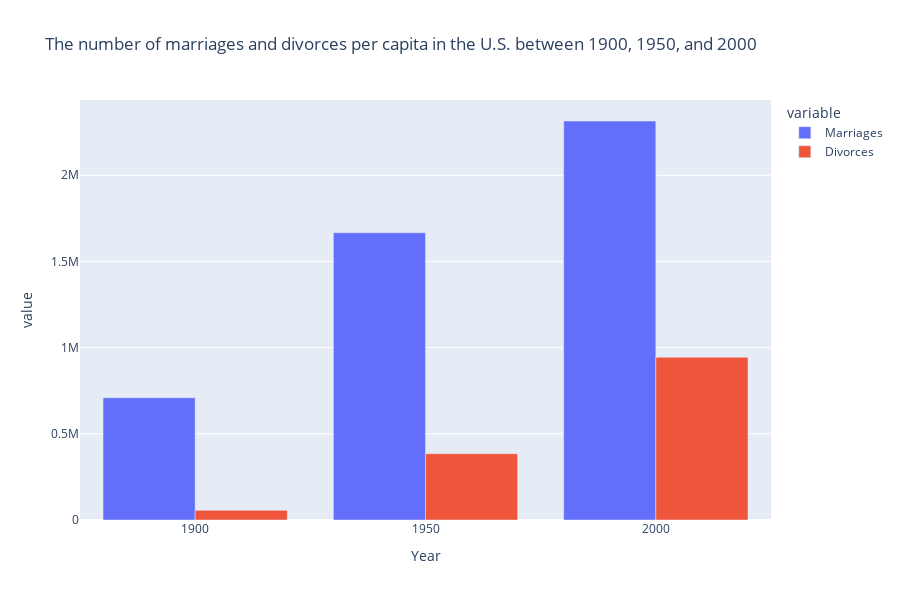

The cell this chart's notebook holds for it:
### Markdown cell above
## Question 7 Python
#### Create a vertical bar chart comparing the number of marriages and divorces per capita in the U.S. between 1900, 1950, and 2000. Don't forget to label your axes!

### Code cell
#lamda funtion is used to set the range of years
new_df = df[df['Year'].apply(lambda x: x in [1900, 1950, 2000])]
fig = px.bar(new_df, x="Year",
             y=['Marriages', 'Divorces'],
             title="The number of marriages and divorces per capita in the U.S. between 1900, 1950, and 2000",
             barmode='group',
             height=600
            )

fig.show()

### Figure 1 — Plotly figure (JSON) as saved in the notebook; plotly's stock layout.template omitted (floating-point values rounded to 4 significant figures)
{"data": [{"alignmentgroup": "True", "hovertemplate": "variable=Marriages<br>Year=%{x}<br>value=%{y}<extra></extra>", "legendgroup": "Marriages", "marker": {"color": "#636efa"}, "name": "Marriages", "offsetgroup": "Marriages", "orientation": "v", "showlegend": true, "textposition": "auto", "type": "bar", "x": [1900, 1950, 2000], "xaxis": "x", "y": [709000, 1667000, 2315000], "yaxis": "y"}, {"alignmentgroup": "True", "hovertemplate": "variable=Divorces<br>Year=%{x}<br>value=%{y}<extra></extra>", "legendgroup": "Divorces", "marker": {"color": "#EF553B"}, "name": "Divorces", "offsetgroup": "Divorces", "orientation": "v", "showlegend": true, "textposition": "auto", "type": "bar", "x": [1900, 1950, 2000], "xaxis": "x", "y": [56000, 385000, 944000], "yaxis": "y"}], "layout": {"barmode": "group", "height": 600, "legend": {"title": {"text": "variable"}, "tracegroupgap": 0}, "title": {"text": "The number of marriages and divorces per capita in the U.S. between 1900, 1950, and 2000"}, "xaxis": {"anchor": "y", "domain": [0, 1], "title": {"text": "Year"}}, "yaxis": {"anchor": "x", "domain": [0, 1], "title": {"text": "value"}}}}
